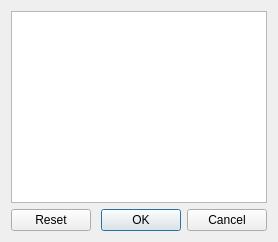
<?xml version="1.0" encoding="UTF-8"?>
<ui version="4.0">
 <class>SectionMapDialog</class>
 <widget class="QDialog" name="SectionMapDialog">
  <property name="geometry">
   <rect>
    <x>0</x>
    <y>0</y>
    <width>274</width>
    <height>241</height>
   </rect>
  </property>
  <property name="sizePolicy">
   <sizepolicy hsizetype="MinimumExpanding" vsizetype="Minimum">
    <horstretch>0</horstretch>
    <verstretch>0</verstretch>
   </sizepolicy>
  </property>
  <property name="windowTitle">
   <string>Section Map Dialog</string>
  </property>
  <layout class="QGridLayout" name="gridLayout">
   <item row="0" column="0">
    <widget class="QTableView" name="mapTableView">
     <property name="sizePolicy">
      <sizepolicy hsizetype="MinimumExpanding" vsizetype="MinimumExpanding">
       <horstretch>0</horstretch>
       <verstretch>0</verstretch>
      </sizepolicy>
     </property>
    </widget>
   </item>
   <item row="1" column="0">
    <widget class="QDialogButtonBox" name="buttonBox">
     <property name="orientation">
      <enum>Qt::Horizontal</enum>
     </property>
     <property name="standardButtons">
      <set>QDialogButtonBox::Cancel|QDialogButtonBox::Ok|QDialogButtonBox::Reset</set>
     </property>
    </widget>
   </item>
  </layout>
 </widget>
 <resources/>
 <connections>
  <connection>
   <sender>buttonBox</sender>
   <signal>accepted()</signal>
   <receiver>SectionMapDialog</receiver>
   <slot>accept()</slot>
   <hints>
    <hint type="sourcelabel">
     <x>248</x>
     <y>254</y>
    </hint>
    <hint type="destinationlabel">
     <x>157</x>
     <y>274</y>
    </hint>
   </hints>
  </connection>
  <connection>
   <sender>buttonBox</sender>
   <signal>rejected()</signal>
   <receiver>SectionMapDialog</receiver>
   <slot>reject()</slot>
   <hints>
    <hint type="sourcelabel">
     <x>316</x>
     <y>260</y>
    </hint>
    <hint type="destinationlabel">
     <x>286</x>
     <y>274</y>
    </hint>
   </hints>
  </connection>
 </connections>
</ui>
